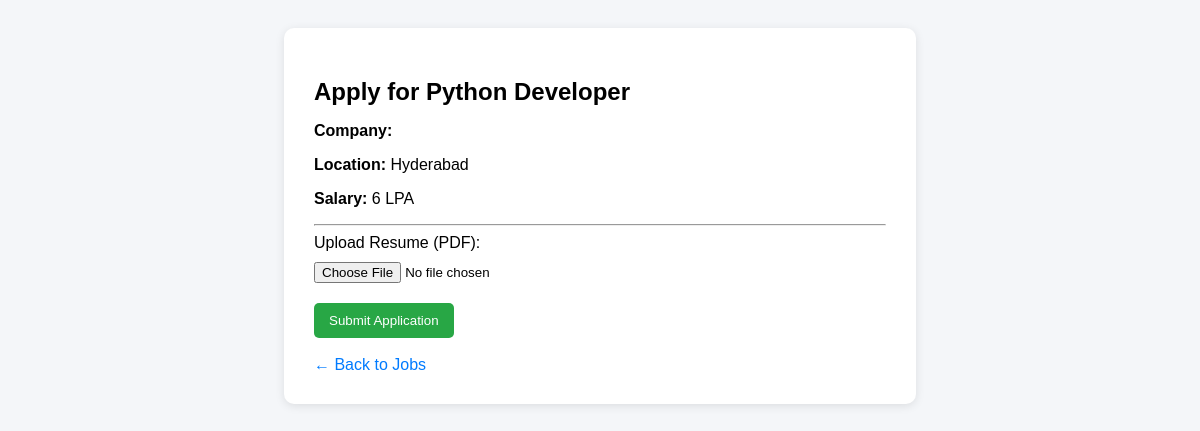
/apply/1/ (signed in), run on the app's committed database.
### core/models.py (models this page shows, shortened)
class Job(models.Model):
    title = models.CharField(max_length=200)
    description = models.TextField()
    company = models.ForeignKey(Company, on_delete=models.CASCADE)
    location = models.CharField(max_length=100)
    salary = models.CharField(max_length=100)
    posted_at = models.DateTimeField(auto_now_add=True)

### core/views.py (the view, shortened to what this page needs)
# urls.py: path('apply/<int:job_id>/', views.apply_job, name='apply_job'),
@login_required
def apply_job(request, job_id):
    job = get_object_or_404(Job, id=job_id)
    if request.user.is_superuser:
        return redirect('admin_dashboard')
    return render(request, 'apply.html', {'job': job})

### core/templates/apply.html (shortened to what this page needs)
<!DOCTYPE html>
<html>
<head>
</head>
<body>
<div class="container">
    <h2>Apply for {{ job.title }}</h2>
    <p><strong>Company:</strong> {{ job.company.username }}</p>
    <p><strong>Location:</strong> {{ job.location }}</p>
    <p><strong>Salary:</strong> {{ job.salary }}</p>
    <hr>
    <form method="POST" enctype="multipart/form-data">
        <label>Upload Resume (PDF):</label><br>
        <input type="file" name="resume" required>
        <br>
        <button type="submit" class="btn">Submit Application</button>
    </form>
    <br>
    <a href="{% url 'job_list' %}" class="back-link">← Back to Jobs</a>
</div>
</body>
</html>

### core/templates/apply.html (style rules this page uses)
body { font-family: Arial, sans-serif; background-color: #f4f6f9; padding: 20px; }
.container { background: white; padding: 30px; width: 50%; margin: auto; border-radius: 10px; box-shadow: 0px 2px 10px rgba(0,0,0,0.1); }
h2 { margin-bottom: 10px; }
.btn { padding: 10px 15px; background-color: #28a745; color: white; border: none; border-radius: 5px; cursor: pointer; }
input[type="file"] { margin-top: 10px; margin-bottom: 20px; }
.back-link { text-decoration: none; color: #007bff; }

### data on the page
Job: title "Python Developer", location "Hyderabad", salary "6 LPA"
